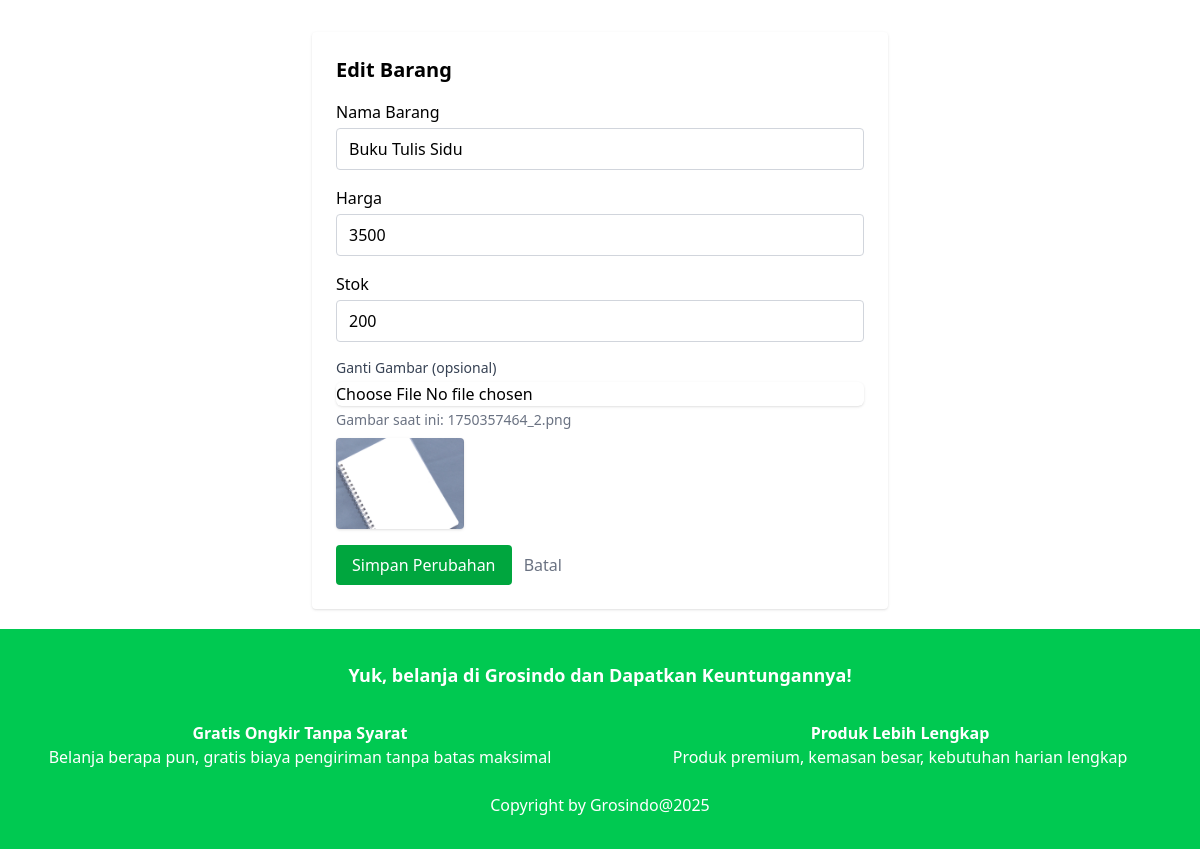
/public/dashboardAdmin/edit/2 (signed in), run on the app's committed database.
### tables this page shows
CREATE TABLE `barang` (
  `id` int NOT NULL,
  `nama` varchar(100) DEFAULT NULL,
  `harga` decimal(10,0) DEFAULT NULL,
  `stok` int DEFAULT NULL,
  `kategori_id` int DEFAULT NULL,
  `gambar` varchar(255) DEFAULT NULL
);

### app/core/Controller.php (called while the page is built, shortened)
<?php
class Controller {
    public function model($model) {
        return new $model;
    }
    public function view($view, $data = []) {
        require_once '../app/views/' .$view . '.php';
    }
}

### app/core/App.php (called while the page is built, shortened)
<?php
class App {
    protected $method = 'index';
    public function __construct() {
        $url = $this->parseURL();
        if (isset($url[0]) && file_exists('../app/controllers/' . $url[0] . '.php')) {
            unset($url[0]);
        }
        $this->controller = new $this->controller;
        if (isset($url[1]) && method_exists($this->controller, $url[1])) {
            $this->method = $url[1];
            unset($url[1]);
        }
        $this->params = $url ? array_values($url) : [];
        call_user_func_array([$this->controller, $this->method], $this->params);
    }
    public function parseURL() {
        if (isset($_GET['url'])) {
            return explode('/', filter_var(rtrim($_GET['url'], '/'), FILTER_SANITIZE_URL));
        }
        return [];
    }
}

### public/index.php (called while the page is built, shortened)
<?php
$app = new App();

### app/core/Database.php (called while the page is built, shortened)
<?php
class Database
{
    private $host = DB_HOST;
    private $dbname = DB_NAME;
    private $username = DB_USER;
    private $password = DB_PASS;
    private $dbh;
    private $stmt;
    public function __construct()
    {
        $dsn = 'mysql:host=' . $this->host . ';dbname=' . $this->dbname;
        $options = [
            PDO::ATTR_PERSISTENT => true,
            PDO::ATTR_ERRMODE    => PDO::ERRMODE_EXCEPTION
        ];
        try {
            $this->dbh = new PDO($dsn, $this->username, $this->password, $options);
        } catch (PDOException $e) {
            die('Database Error: ' . $e->getMessage());
        }
    }
    public function query($query)
    {
        $this->stmt = $this->dbh->prepare($query);
    }
    public function bind($param, $value, $type = null)
    {
        if (is_null($type)) {
            switch (true) {
                default:
                    $type = PDO::PARAM_STR;
            }
        }
        $this->stmt->bindValue($param, $value, $type);
    }
    public function execute()
    {
        return $this->stmt->execute();
    }
    public function result()
    {
        $this->execute();
        return $this->stmt->fetch(PDO::FETCH_ASSOC);
    }
}

### app/models/Model_barang.php (called while the page is built, shortened)
<?php
class Model_barang
{
    private $db;
    public function __construct()
    {
        $this->db = new Database;
    }
    public function getBarangById($id)
    {
        $this->db->query("SELECT * FROM barang WHERE id = :id");
        $this->db->bind(':id', $id);
        return $this->db->result();
    }
}

### app/views/dashboardAdmin/edit.php (the view, shortened to what this page needs)
<head>
    <script src="https://cdn.jsdelivr.net/npm/@tailwindcss/browser@4"></script>
</head>
<div class="max-w-xl mx-auto my-5 bg-white shadow p-6 mt-8 rounded">
    <h2 class="text-xl font-bold mb-4">Edit Barang</h2>
    <form action="<?= BASEURL; ?>/dashboardAdmin/edit/<?= $data['barang']['id']; ?>" method="POST" enctype="multipart/form-data">
        <div class="mb-4">
            <label class="block mb-1 font-medium">Nama Barang</label>
            <input type="text" name="nama" value="<?= $data['barang']['nama']; ?>" class="w-full border border-gray-300 rounded px-3 py-2" required>
        </div>
        <div class="mb-4">
            <label class="block mb-1 font-medium">Harga</label>
            <input type="number" name="harga" value="<?= $data['barang']['harga']; ?>" class="w-full border border-gray-300 rounded px-3 py-2" required>
        </div>
        <div class="mb-4">
            <label class="block mb-1 font-medium">Stok</label>
            <input type="number" name="stok" value="<?= $data['barang']['stok']; ?>" class="w-full border border-gray-300 rounded px-3 py-2" required>
        </div>
        <div class="mb-4">
            <label class="block text-sm font-medium text-gray-700">Ganti Gambar (opsional)</label>
            <input type="file" name="gambar" accept="image/*"
                class="mt-1 block w-full border-gray-300 rounded-md shadow-sm focus:ring-sky-500 focus:border-sky-500" />
            <p class="text-sm text-gray-500 mt-1">Gambar saat ini: <?= basename($data['barang']['gambar']); ?></p>
            <img src="<?= BASEURL; ?>/<?= $data['barang']['gambar']; ?>" alt="Gambar Barang" class="mt-2 w-32 rounded shadow">
        </div>
        <button type="submit" class="bg-green-600 text-white px-4 py-2 rounded">Simpan Perubahan</button>
        <a href="<?= BASEURL; ?>/dashboardAdmin" class="ml-2 text-gray-500">Batal</a>
    </form>
</div>

### data on the page
barang: nama "Buku Tulis Sidu", harga "3500", stok "200", gambar "1750357464_2.png", gambar (picture)
